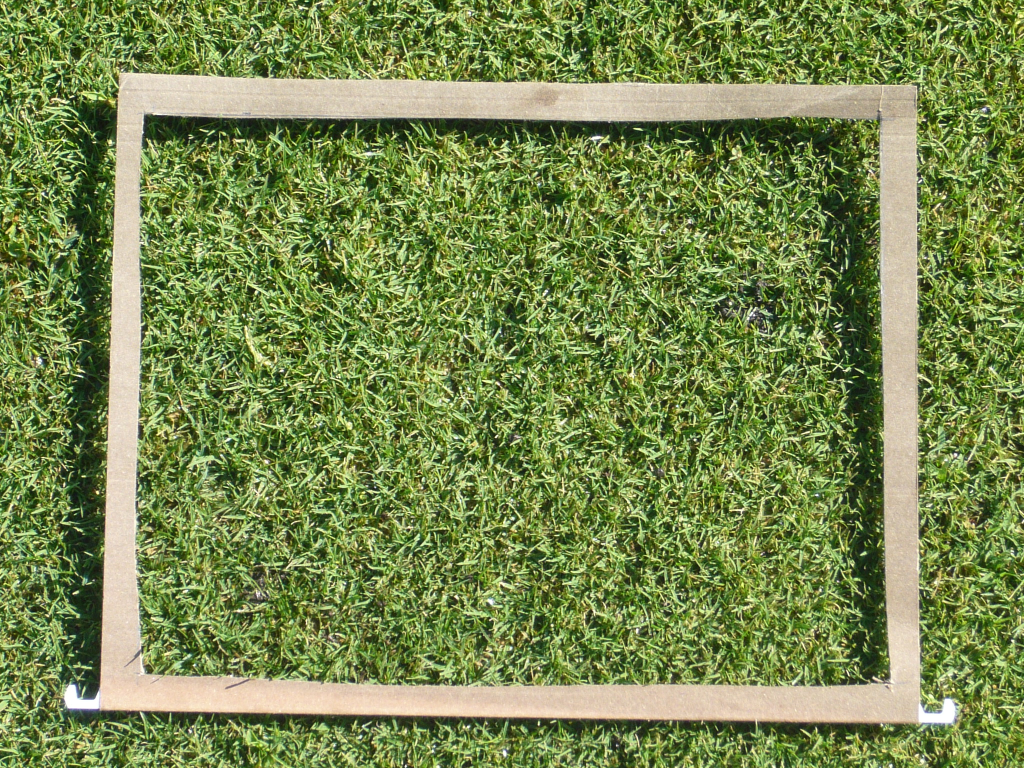
#> input picture data/original/Patch 7.JPG, 2048 x 1536 px, found by its file name (shown at 1/2 size)
$ python plot_label.py   (older library calls are emulated)
#> lines starting #> are read from the running program, lines starting #| are printed output that depends on the picture; after the words box and inside, x2 and y2 are one past the last pixel; in counts of white or black regions, pixels touching at a corner belong together
"""
===================
Label image regions
===================

This example shows how to segment an image with image labelling. The following
steps are applied:

1. Thresholding with automatic Otsu method
2. Close small holes with binary closing
3. Remove artifacts touching image border
4. Measure image regions to filter small objects

"""
import numpy as np
import matplotlib.pyplot as plt
import matplotlib.patches as mpatches
from scipy.ndimage import uniform_filter
from skimage.segmentation import clear_border
from skimage.measure import label
from skimage.morphology import closing, square
from skimage.measure import regionprops
from skimage.color import label2rgb
from skimage.transform import resize
from skimage.filter import threshold_otsu
from skimage import io
from skimage import color
from skimage.viewer import ImageViewer


image = io.imread(
    "D:\\Dropbox\\Turfgrass software project\\Pictures taken\\Patch 7.JPG")
#> image is the input picture: shape (1536, 2048, 3); mean R, G, B 118.7, 135.7, 77.8
image = resize(image, (800, 800))
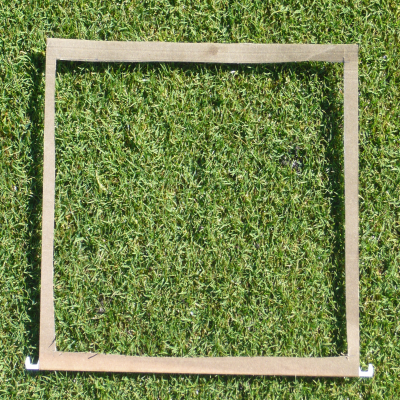
#> image: shape (800, 800, 3) float64 (shown at 1/2 size); mean R, G, B 0.466, 0.532, 0.305
image = color.rgb2gray(image)
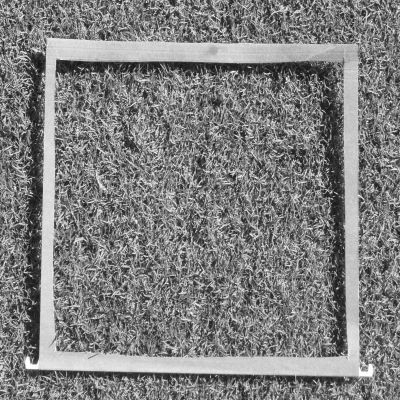
#> image: shape (800, 800) float64 (shown at 1/2 size); min 0.0716, max 1, mean 0.502

image = uniform_filter(image)
ImageViewer(image).show()
#> (this line was passed over: skimage is not available in this run)

# apply threshold
thresh = threshold_otsu(image)
#> thresh = 0.515
bw = closing(image > thresh, square(3))
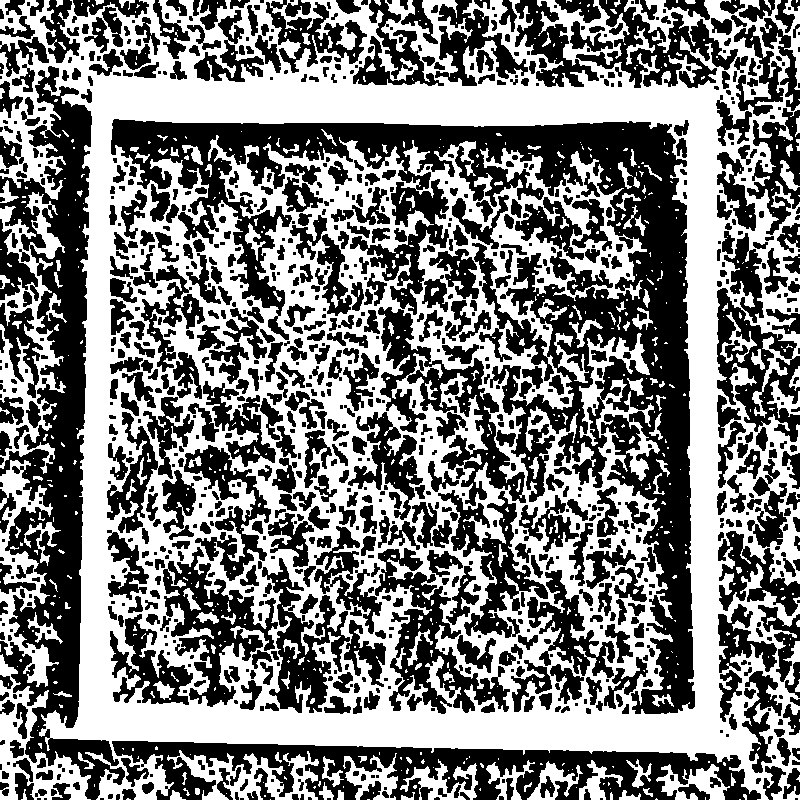
#> bw: shape (800, 800) bool; 49.7% white; 821 white regions (650 under 20 px), largest, box (x1, y1, x2, y2) and area: (0, 0, 800, 800) 279528, (0, 192, 66, 474) 6233, (0, 460, 59, 687) 4172
ImageViewer(bw).show()
#> (this line was passed over: skimage is not available in this run)

# remove artifacts connected to image border
cleared = bw.copy()
clear_border(cleared)
ImageViewer(cleared).show()
#> (this line was passed over: skimage is not available in this run)


# label image regions
label_image = label(cleared)
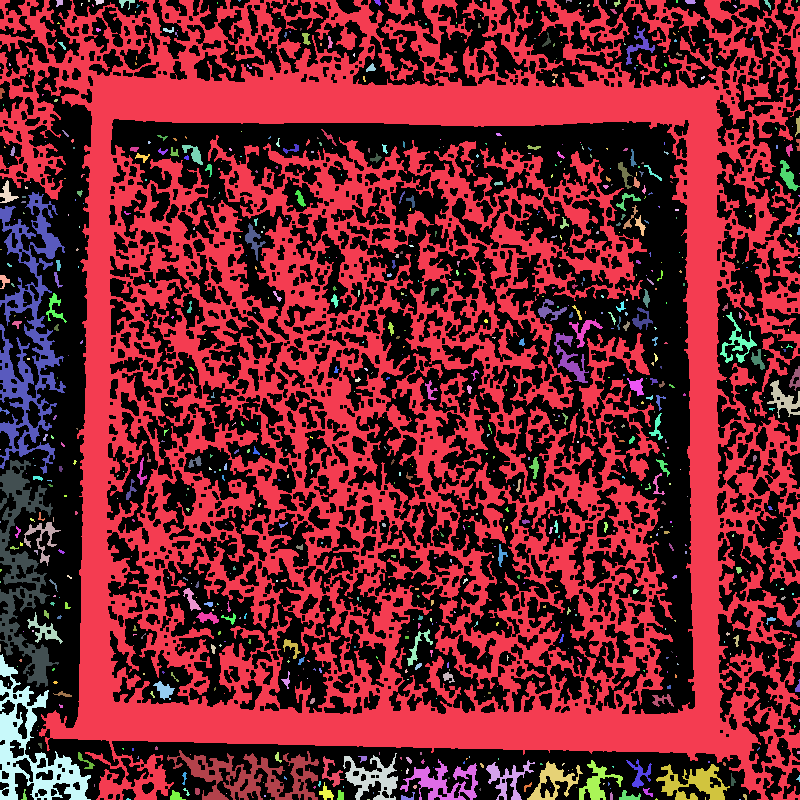
#> label_image: shape (800, 800) int32; 822 distinct labels, from 0 to 821; one colour per label, 0 black
borders = np.logical_xor(bw, cleared)
#> borders: shape (800, 800) bool; every value is 0
label_image[borders] = -1


image_label_overlay = label2rgb(label_image, image=image)
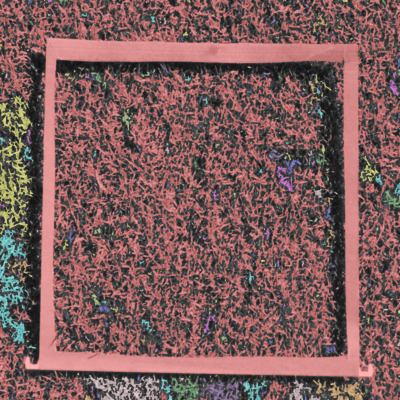
#> image_label_overlay: shape (800, 800, 3) float64 (shown at 1/2 size); mean R, G, B 0.494, 0.362, 0.358
fig, ax = plt.subplots(ncols=1, nrows=1, figsize=(6, 6))
ax.imshow(image_label_overlay)

for region in regionprops(label_image):

    # skip small images
    if region.area < 100:
        continue

    # draw rectangle around segmented coins
    minr, minc, maxr, maxc = region.bbox
    rect = mpatches.Rectangle((minc, minr), maxc - minc, maxr - minr,
                              fill=False, edgecolor='white', linewidth=2)
    ax.add_patch(rect)
#> this loop made 821 passes
#> (minr, minc, maxr, maxc) on passes 1, 37: (0, 0, 800, 800), (26, 626, 65, 655)

plt.show()
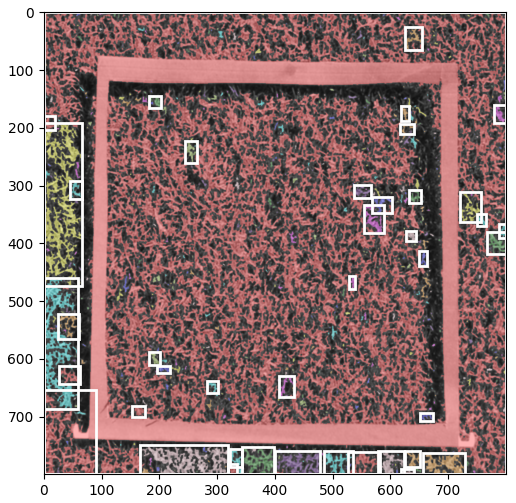
#> figure drawn by matplotlib, 1 panel

$ run again, with data/original/Patch 10.JPG copied over data/original/Patch 7.JPG
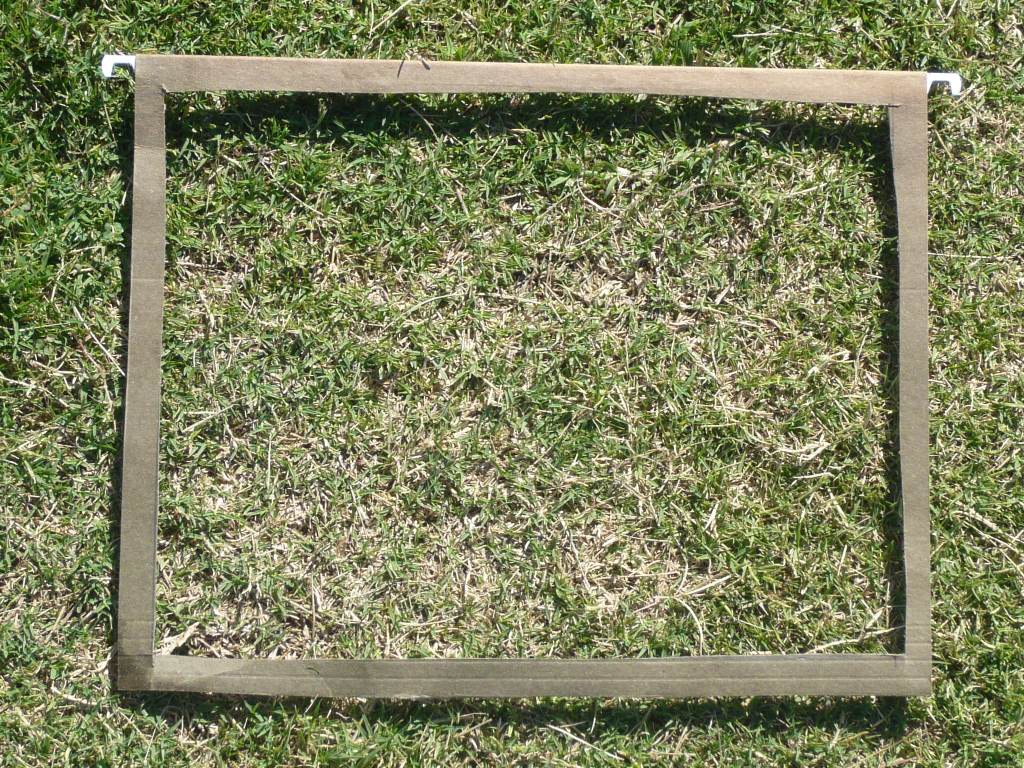
#> input picture data/original/Patch 10.JPG, 2048 x 1536 px, found by its file name (shown at 1/2 size)
#> image is the input picture: shape (1536, 2048, 3); mean R, G, B 126.8, 130.9, 93.1
#> thresh = 0.475
#> `bw = closing(image > thresh, square(3))`:
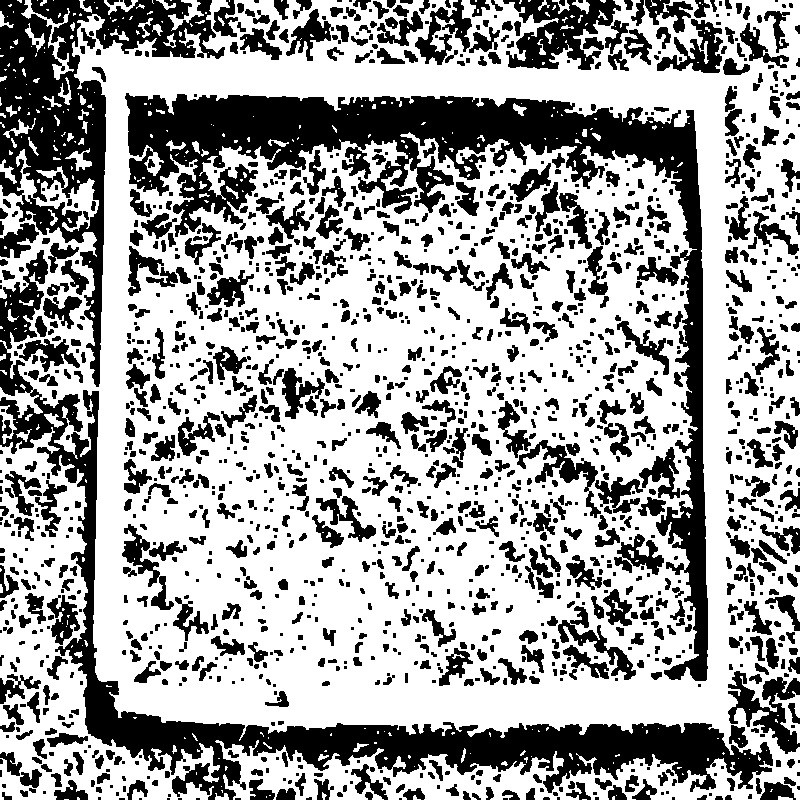
#> bw: shape (800, 800) bool; 63.8% white; 1660 black regions (657 under 20 px), largest, box (x1, y1, x2, y2) and area: (125, 93, 708, 681) 46422, (0, 250, 773, 800) 36940, (0, 0, 225, 387) 22676
#> label_image: shape (800, 800) int32; 476 distinct labels, from 0 to 475
#> borders: shape (800, 800) bool; every value is 0
#> the loop `for region in regionprops(label_image):` made 475 passes
#> (minr, minc, maxr, maxc) on passes 2, 7, 11: (0, 21, 80, 74), (0, 104, 15, 138), (0, 168, 31, 204)
#> `plt.show()`:
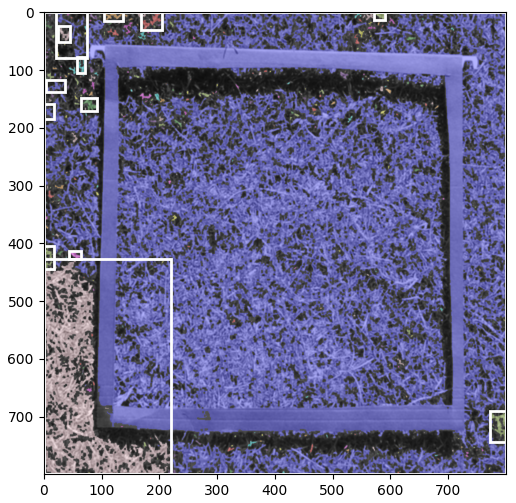
#> figure drawn by matplotlib, 1 panel

$ run again, with data/original/Patch 2.JPG copied over data/original/Patch 7.JPG
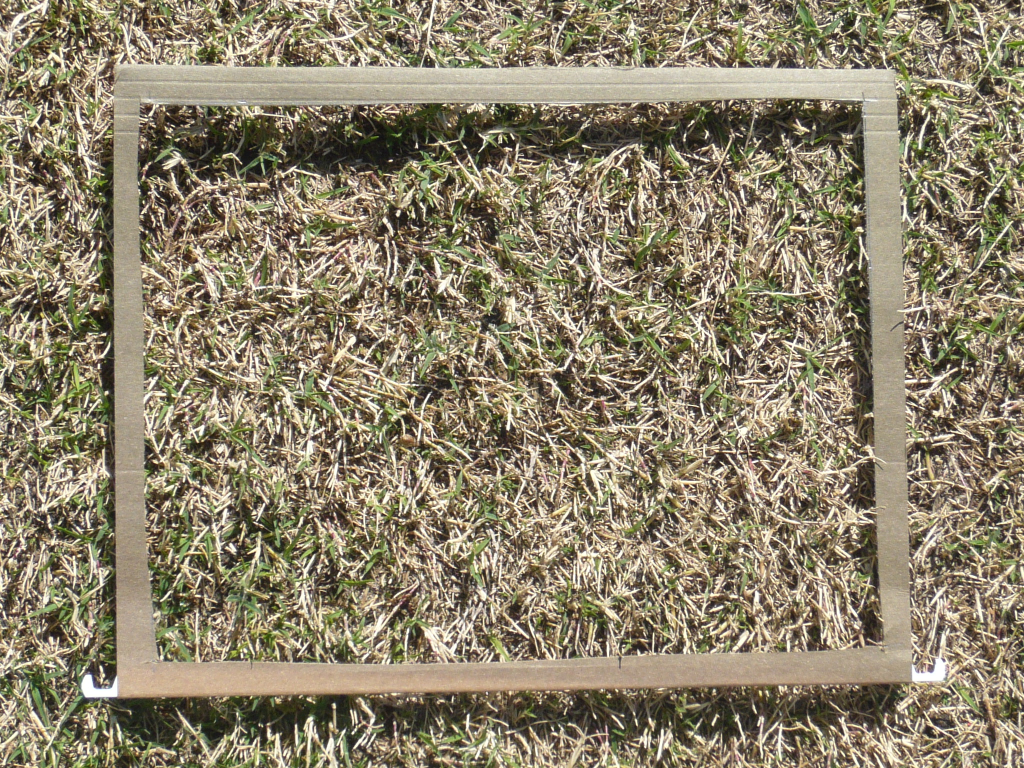
#> input picture data/original/Patch 2.JPG, 2048 x 1536 px, found by its file name (shown at 1/2 size)
#> image is the input picture: shape (1536, 2048, 3); mean R, G, B 139.7, 129.6, 106.2
#> thresh = 0.495
#> `bw = closing(image > thresh, square(3))`:
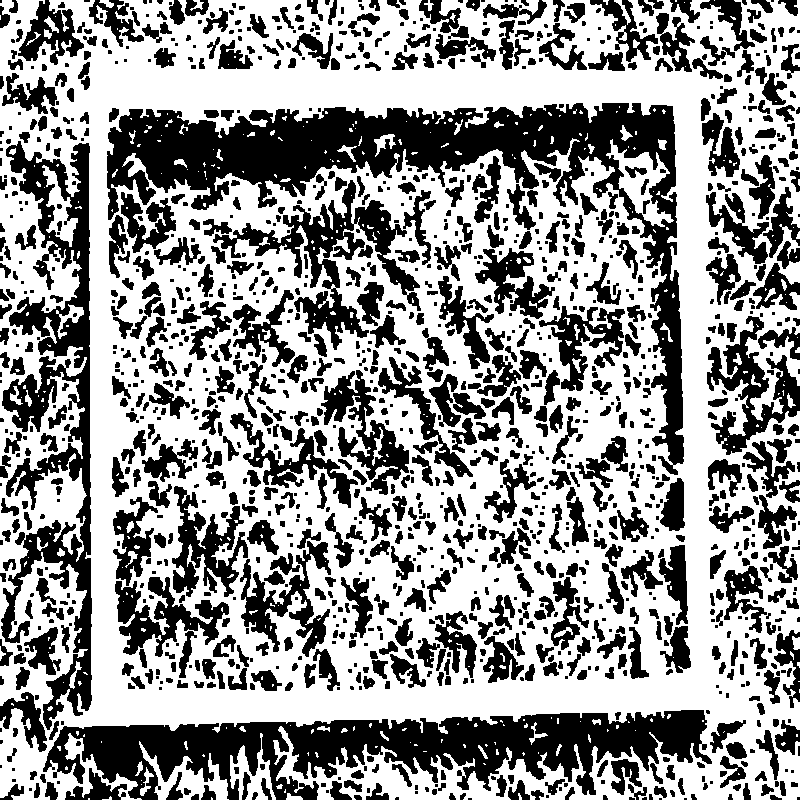
#> bw: shape (800, 800) bool; 59.1% white; 1394 black regions (508 under 20 px), largest, box (x1, y1, x2, y2) and area: (107, 103, 684, 475) 40139, (43, 710, 712, 800) 30007, (1, 141, 92, 730) 19295
#> label_image: shape (800, 800) int32; 458 distinct labels, from 0 to 457
#> borders: shape (800, 800) bool; every value is 0
#> the loop `for region in regionprops(label_image):` made 457 passes
#> (minr, minc, maxr, maxc) on passes 1, 7: (0, 0, 800, 800), (0, 614, 25, 631)
#> `plt.show()`:
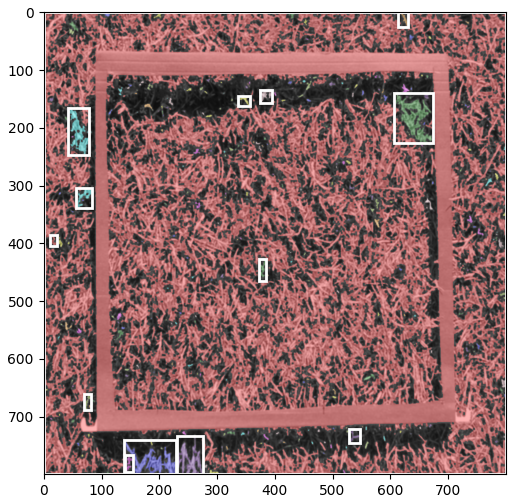
#> figure drawn by matplotlib, 1 panel
